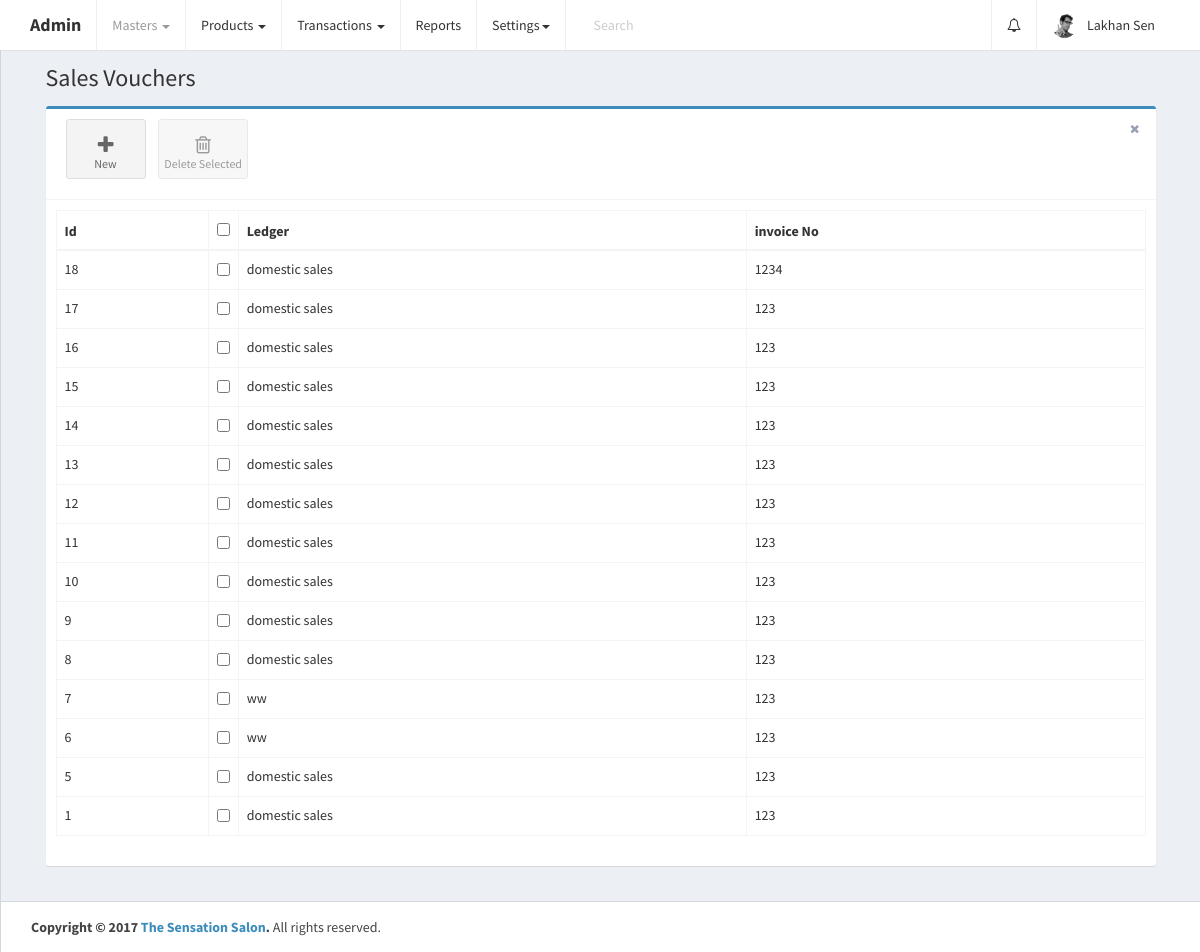
The app's page /home.php?controller=sale&action=getbills (signed in), older data.
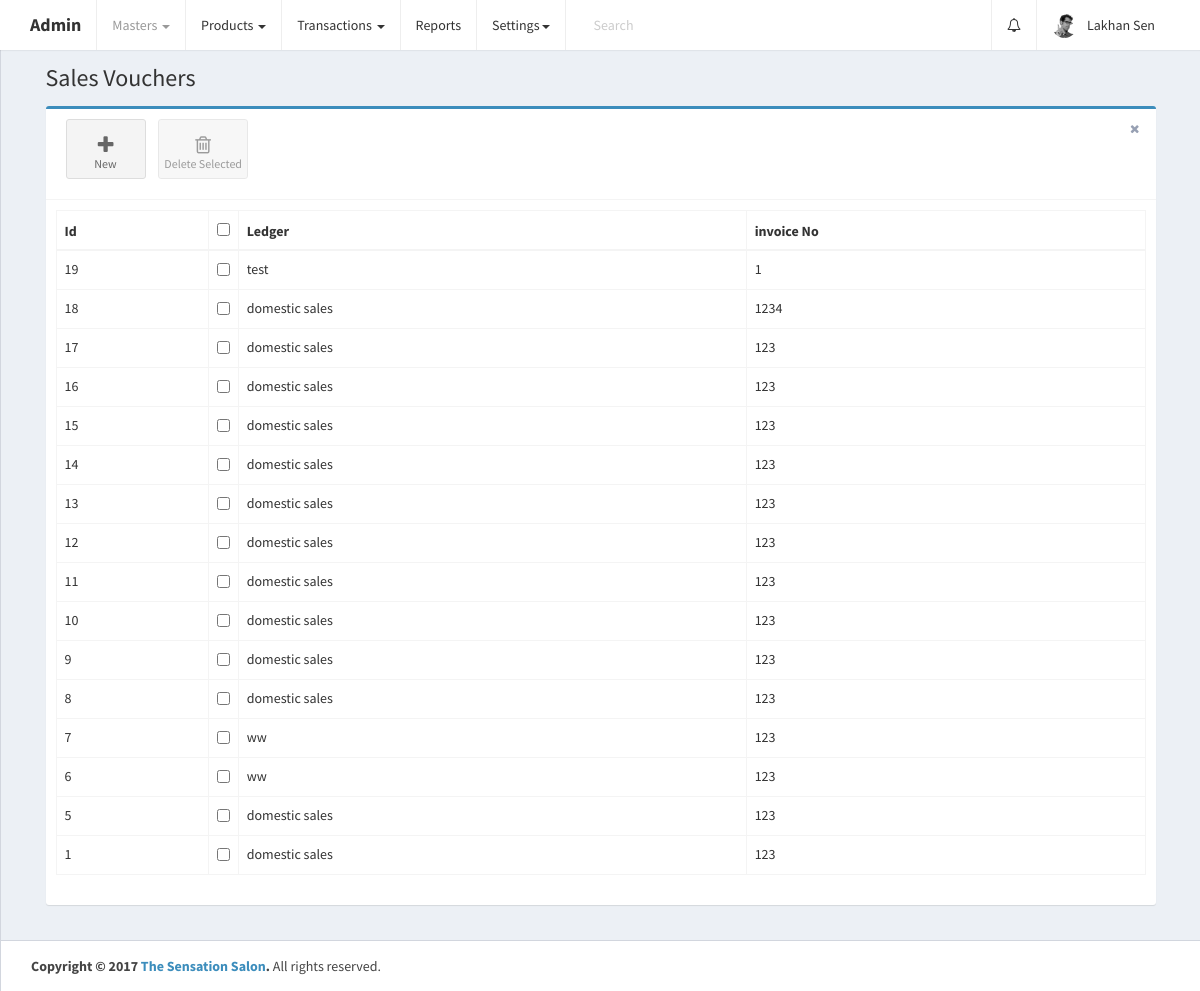
The same page, newer data.
### tables this page shows
CREATE TABLE `sale_vouchers` (
  `id` int(11) UNSIGNED NOT NULL,
  `date` date DEFAULT NULL,
  `ledger_name` varchar(255) DEFAULT NULL,
  `invoice_no` varchar(255) DEFAULT NULL,
  `invoice_date` date DEFAULT NULL,
  `sale_type_id` int(11) DEFAULT NULL,
  `target_account` varchar(255) NOT NULL,
  `party_id` int(11) DEFAULT NULL,
  `party_name` varchar(255) DEFAULT NULL,
  `party_address` text,
  `party_contact_person` varchar(255) DEFAULT NULL,
  `party_email` varchar(255) DEFAULT NULL,
  `party_mobile1` varchar(255) DEFAULT NULL,
  `party_mobile2` varchar(255) DEFAULT NULL,
  `party_residence_no` varchar(255) DEFAULT NULL,
  `party_office_no` varchar(255) DEFAULT NULL,
  `party_bank_name` varchar(255) DEFAULT NULL,
  `party_bank_branch` varchar(255) DEFAULT NULL,
  `party_ifsc_code` varchar(255) DEFAULT NULL,
  `party_bank_account_no` varchar(255) DEFAULT NULL,
  `party_pan` varchar(255) DEFAULT NULL,
  `party_gst_state_code_id` int(11) DEFAULT NULL,
  `party_gst_type_id` int(11) DEFAULT NULL,
  `party_gstin` varchar(255) DEFAULT NULL,
  `products_data` longtext,
  `total_cgst` double DEFAULT NULL,
  `total_sgst` double DEFAULT NULL,
  `total_igst` double DEFAULT NULL,
  `total_amount` double DEFAULT NULL,
  `created_at` datetime NOT NULL DEFAULT CURRENT_TIMESTAMP,
  `updated_at` datetime NOT NULL DEFAULT CURRENT_TIMESTAMP ON UPDATE CURRENT_TIMESTAMP
);

### controllers/SaleController.php (called while the page is built, shortened)
<?php
class SaleController {
    public $saleobj;
    public function __construct() {
        require_once 'models/Sale.php';
        $this->saleobj = new Sale();
    }
    public function getbills() {
        $sale_vouchers = $this->saleobj->getSaleVouchers();
        require_once APP_DIR . '/views/layout.php';
    }
}
?>

### home.php (called while the page is built, shortened)
<?php
require_once 'config/database.php';
require_once 'config/routes.php';
?>

### config/Database.php (called while the page is built)
<?php
class Database {
    public function connect() {
        $conn = new mysqli('localhost', 'root', '', 'thesensationbeautycentre');
        if ($conn->connect_error) {
            die("Connection failed: " . $conn->connect_error);
        } else {
            return $conn;
        }
    }
}
?>

### models/Sale.php (called while the page is built, shortened)
<?php
class Sale {
    public $conn;
    public function __construct() {
        $db = new Database();
        $this->conn = $db->connect();
    }
    public function getSaleVouchers() {
        $sale_vouchers = $this->conn->query('SELECT * FROM sale_vouchers ORDER BY id DESC');
        return $sale_vouchers;
    }
}
?>

### views/sale_bills.php (the view, shortened to what this page needs)
<link rel="stylesheet" href="public/plugins/datatables/dataTables.bootstrap.css">
<div class="row">
    <div class="col-xs-12">
        <div class="box box-primary">
            <div class="box-header with-border">
                <a class="btn btn-app" href="?controller=sale&action=add">
                    <i class="fa fa-plus"></i> New
                </a>
                <button class="btn btn-app" id="delete_selected">
                    <i class="fa fa-trash-o"></i> Delete Selected
                </button>
                <div class="box-tools pull-right">
                    <button type="button" class="btn btn-box-tool" data-widget="remove"><i class="fa fa-times"></i></button>
                </div>
            </div>
            <div class="box-body">
                <div class="table-responsive">
                    <table id="sale_vouchers_table" class="table table-bordered table-hover" role="grid" aria-describedby="sale_vouchers_table_info">
                        <thead>
                            <tr>
                                <th>Id</th>
                                <th data-orderable="false" width="20px">
                                    <input type="checkbox" class="select-all">
                                </th>
                                <th>Ledger</th>
                                <th>invoice No</th>
                            </tr>
                        </thead>
                        <?php
                        if (isset($sale_vouchers)) {
                            if ($sale_vouchers->num_rows > 0) {
                                ?>
                                <tbody>
                                    <?php
                                    while ($sale_voucher = $sale_vouchers->fetch_assoc()) {
                                        ?>
                                        <tr id="tr_<?php echo $sale_voucher['id']; ?>">
                                            <td><?php echo $sale_voucher['id']; ?></td>
                                            <td><input type="checkbox" name="select_sale_vouchers[]" data-id="<?php echo $sale_voucher['id']; ?>"></td>
                                            <td><?php echo $sale_voucher['ledger_name']; ?></td>
                                            <td><?php echo $sale_voucher['invoice_no']; ?></td>
                                        </tr>
                                        <?php
                                    }
                                    ?>
                                </tbody>
                                <?php
                            }
                        }
                        ?>
                    </table>
                </div>
            </div>
        </div>
    </div>
</div>

Row changes from the older to the newer data that the page shows:
added sale_vouchers: id "19", ledger_name "test", invoice_no "1"
